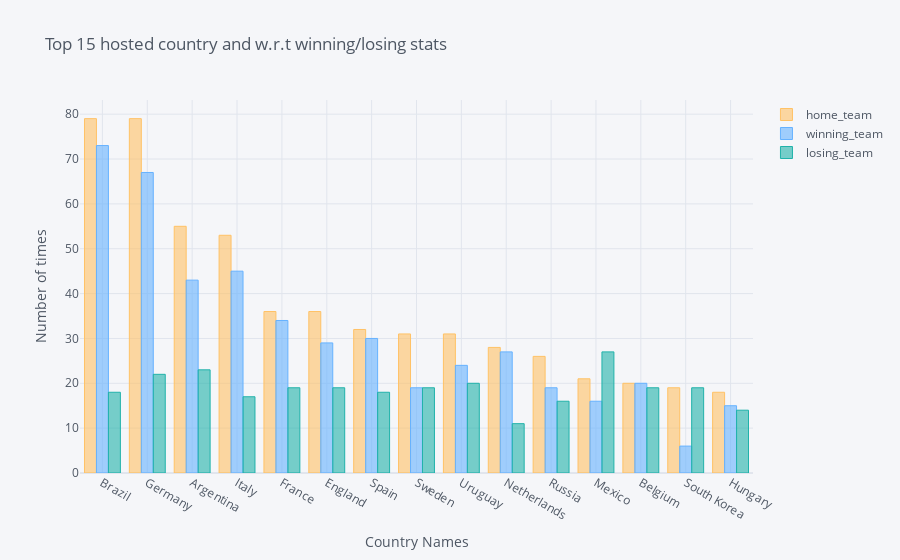

This figure's notebook cell:
### Markdown cell above
Top 15 hosted country and winning/losing stats from 1930 ~ 2018 Note: This visualization corresponded to Slide 5

### Code cell
# visualization
# The number of times of each country that joins the world cup since 1930 (1930 - 2018)
# - modify based on the data we have: number of times of each country that hosted the world cup from 1930 - 2018


# wins
host_team = all_wc_matches['home_team'].value_counts()
winner = all_wc_matches['winning_team'].value_counts()
# winner
loser = all_wc_matches['losing_team'].value_counts()
teams = pd.concat([host_team, winner, loser], axis=1)
teams.fillna(0, inplace=True)
teams = teams.astype(int)
# plot top 15
teams[0:15].iplot(kind='bar', xTitle = 'Country Names', yTitle = 'Number of times', color = ['#FFC266', '#66B2FF', '#20B2AA'],title = 'Top 15 hosted country and w.r.t winning/losing stats')

### Figure 1 — Plotly figure (JSON) as saved in the notebook; plotly's stock layout.template omitted (floating-point values rounded to 4 significant figures)
{"data": [{"marker": {"color": "rgba(255, 194, 102, 0.6)", "line": {"color": "rgba(255, 194, 102, 1.0)", "width": 1}}, "name": "home_team", "orientation": "v", "text": "", "type": "bar", "x": ["Brazil", "Germany", "Argentina", "Italy", "France", "England", "Spain", "Sweden", "Uruguay", "Netherlands", "Russia", "Mexico", "Belgium", "South Korea", "Hungary"], "y": [79, 79, 55, 53, 36, 36, 32, 31, 31, 28, 26, 21, 20, 19, 18]}, {"marker": {"color": "rgba(102, 178, 255, 0.6)", "line": {"color": "rgba(102, 178, 255, 1.0)", "width": 1}}, "name": "winning_team", "orientation": "v", "text": "", "type": "bar", "x": ["Brazil", "Germany", "Argentina", "Italy", "France", "England", "Spain", "Sweden", "Uruguay", "Netherlands", "Russia", "Mexico", "Belgium", "South Korea", "Hungary"], "y": [73, 67, 43, 45, 34, 29, 30, 19, 24, 27, 19, 16, 20, 6, 15]}, {"marker": {"color": "rgba(32, 178, 170, 0.6)", "line": {"color": "rgba(32, 178, 170, 1.0)", "width": 1}}, "name": "losing_team", "orientation": "v", "text": "", "type": "bar", "x": ["Brazil", "Germany", "Argentina", "Italy", "France", "England", "Spain", "Sweden", "Uruguay", "Netherlands", "Russia", "Mexico", "Belgium", "South Korea", "Hungary"], "y": [18, 22, 23, 17, 19, 19, 18, 19, 20, 11, 16, 27, 19, 19, 14]}], "layout": {"legend": {"bgcolor": "#F5F6F9", "font": {"color": "#4D5663"}}, "paper_bgcolor": "#F5F6F9", "plot_bgcolor": "#F5F6F9", "title": {"font": {"color": "#4D5663"}, "text": "Top 15 hosted country and w.r.t winning/losing stats"}, "xaxis": {"gridcolor": "#E1E5ED", "showgrid": true, "tickfont": {"color": "#4D5663"}, "title": {"font": {"color": "#4D5663"}, "text": "Country Names"}, "zerolinecolor": "#E1E5ED"}, "yaxis": {"gridcolor": "#E1E5ED", "showgrid": true, "tickfont": {"color": "#4D5663"}, "title": {"font": {"color": "#4D5663"}, "text": "Number of times"}, "zerolinecolor": "#E1E5ED"}}}
